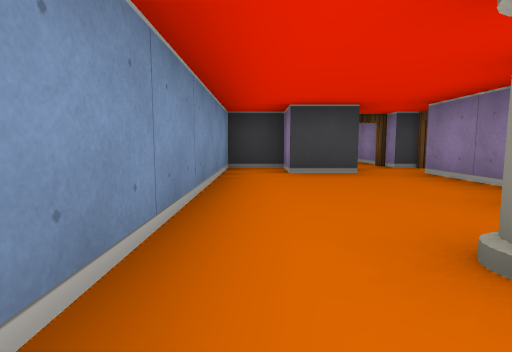
View 1 (above)

16 first-person views from a walk through a cub3D ray-caster map. The camera is about half as high as the walls, tilts 6° down and sees 80° across. The floor is counted in squares. Each view is taken from the middle of a square. On the plan, view 1 faces up. The plan holds only what a view shows up to about 9 squares ahead; the rest is blank.

View 2
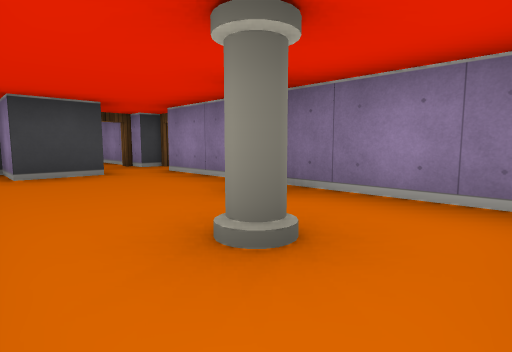

View 3
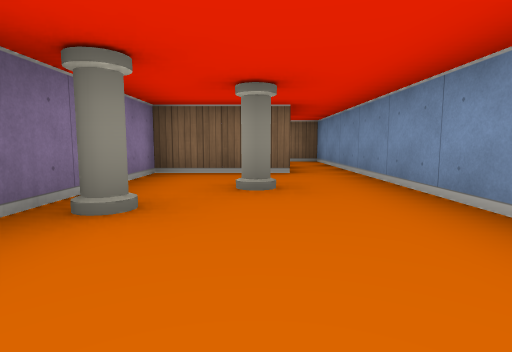

View 4
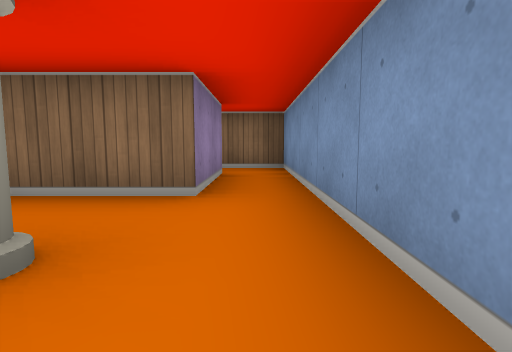

View 5
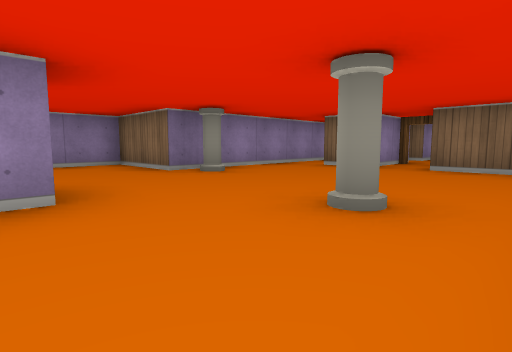

View 6
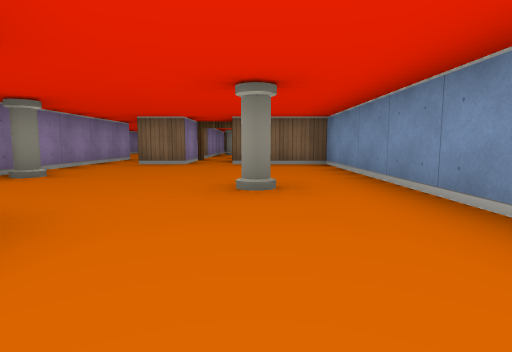

View 7
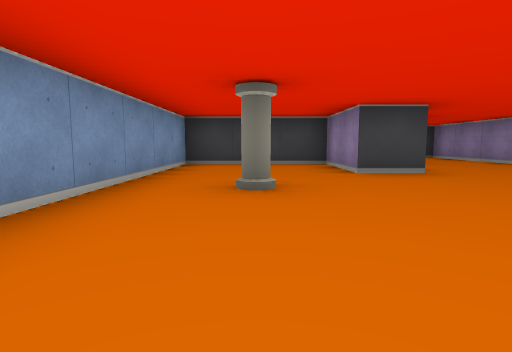

View 8
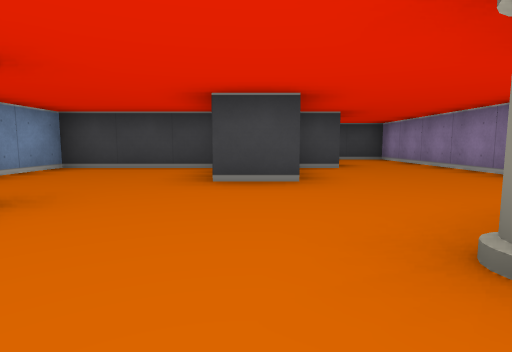

View 9
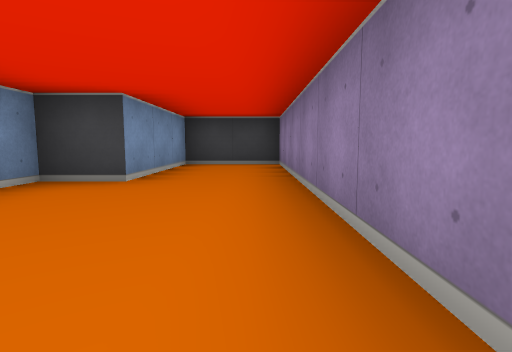

View 10
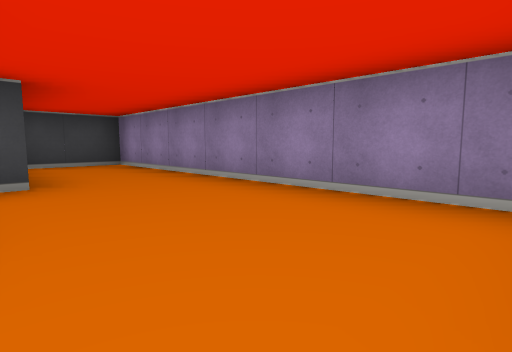

View 11
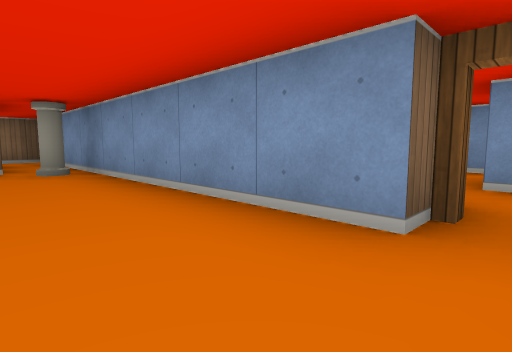

View 12
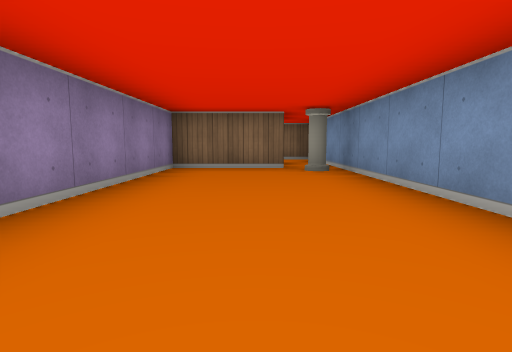

View 13
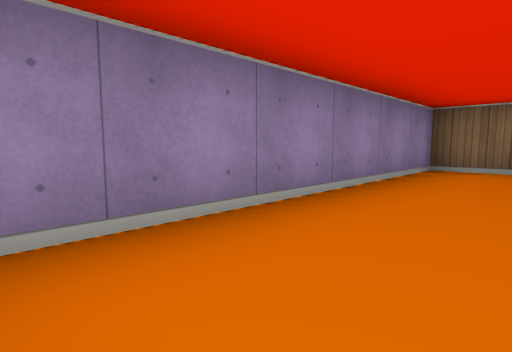

View 14
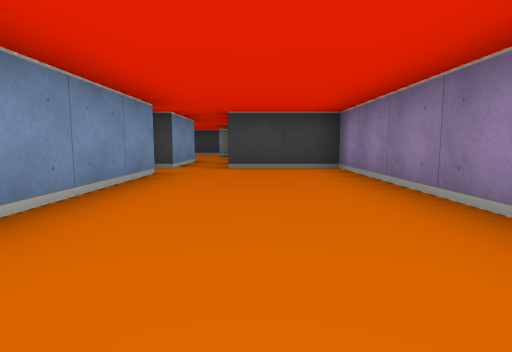

View 15
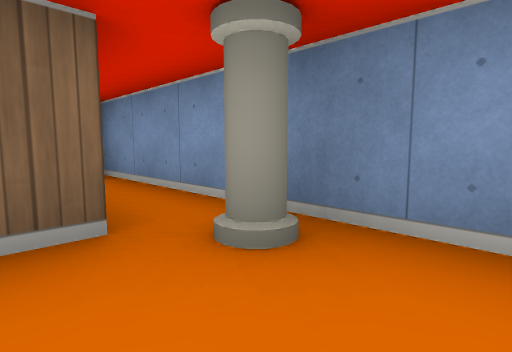

View 16
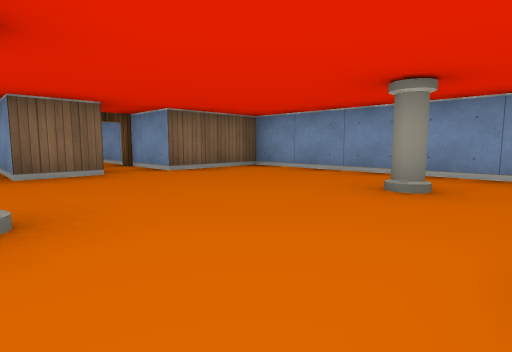

### Floor plan
Points are (right, up) in squares from view 1. A wall is a line through its corners. A room is listed if a view was taken in it or the views show most of it. See-through windows are left out.
Room 1 (views 1, 2, 3, 4)
walls: (1.5, 6) (1.5, 4.5) (0.5, 4.5) (0.5, 5.5) (-0.5, 5.5) (-0.5, -2.5); (0.5, -2.5) (0.5, -0.5) (2.5, -0.5) (2.5, 4.5)
ways out: open door at (2, 6) to room 2; open door at (3, 5) to room 3; opening at (0, -1.5)
objects: pillar (1, 1); pillar (2, 2)
Room 2 (views 5, 6, 7, 8, 9, 10, 16)
walls: (3.6, 12.5) (2.5, 12.5) (2.5, 14.5) (-0.5, 14.5) (-0.5, 7.5) (1.5, 7.5) (1.5, 6); (2.5, 5.5) (2.5, 7.5) (3.5, 7.5) (3.5, 5.5); (4.5, 5.5) (4.5, 10.5) (6.5, 10.5) (6.5, 17.5) (4.5, 17.5) (4.5, 14.5) (3.5, 14.5) (3.5, 13.9)
ways out: open door at (2, 6) to room 1; opening at (4, 6.5) to room 3
objects: pillar (1, 11); pillar (4, 10)
Room 3 (views 11, 12, 13, 14, 15)
walls: (3.5, 4.5) (3.5, -3.5); (4.4, -0.5) (6.5, -0.5) (6.5, 5.5) (4.5, 5.5)
ways out: open door at (3, 5) to room 1; opening at (4, 6.5) to room 2
objects: pillar (4, 0)

Where each view was taken, in squares from view 1:
view 1: 0 up, 0 right, facing up
view 2: 0 up, 0 right, facing up-right
view 3: 4 up, 1 right, facing down
view 4: 2 up, 0 right, facing down
view 5: 13 up, 0 right, facing down-right
view 6: 14 up, 1 right, facing down
view 7: 8 up, 1 right, facing up
view 8: 9 up, 3 right, facing up
view 9: 11 up, 6 right, facing up
view 10: 11 up, 4 right, facing up-right
view 11: 5 up, 5 right, facing down-left
view 12: 5 up, 5 right, facing down
view 13: 5 up, 5 right, facing down-right
view 14: 0 up, 5 right, facing up
view 15: 1 up, 5 right, facing down-left
view 16: 12 up, 4 right, facing down-left
